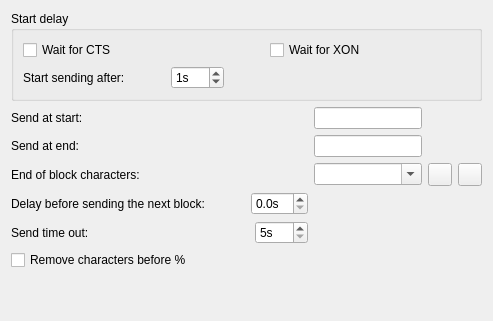
     <widget class="QWidget" name="tab">
      <attribute name="title">
       <string>Options - sending</string>
      </attribute>
      <layout class="QGridLayout" name="gridLayout_12">
       <item row="1" column="1">
        <layout class="QGridLayout" name="gridLayout_16">
         <item row="1" column="1">
          <widget class="QLabel" name="label_9">
           <property name="text">
            <string>Send at start:</string>
           </property>
          </widget>
         </item>
         <item row="2" column="2">
          <widget class="QLineEdit" name="eotInput">
           <property name="toolTip">
            <string>&lt;html&gt;&lt;head/&gt;&lt;body&gt;&lt;p&gt;These characters will be added at the end of the program.&lt;/p&gt;&lt;p&gt;You can write here:&lt;/p&gt;&lt;p&gt;	Plain text&lt;/p&gt;&lt;p&gt;AND/OR&lt;/p&gt;&lt;p&gt;	Hex codes of ASCII characters.&lt;/p&gt;&lt;p&gt;	Example: &lt;/p&gt;&lt;p&gt;	% 0x0A 0x0D - % and new line characters&lt;/p&gt;&lt;p&gt;	0x20 0x0A 0x0D - space character and new line characters&lt;/p&gt;&lt;p&gt;	Space and control characters can only be written as hex numbers:&lt;/p&gt;&lt;p&gt;	0x20 (space), 0x13 (XOFF), 0x11 (XON) ...&lt;/p&gt;&lt;p&gt;AND/OR&lt;/p&gt;&lt;p&gt;	Special characters codes can be used:&lt;/p&gt;&lt;p&gt;	LF - Line Feed also Carrige Return (replaced later by end of block characters)&lt;/p&gt;&lt;p&gt;	SP - Space&lt;/p&gt;&lt;p&gt;	TAB - Tabulation&lt;/p&gt;&lt;p&gt;	FN - File name&lt;/p&gt;&lt;p&gt;	FE - File name Extension (part after dot)&lt;/p&gt;&lt;p&gt;	FA - File name extension Appended at end of file name (part after _ character and before dot)&lt;/p&gt;&lt;/body&gt;&lt;/html&gt;</string>
           </property>
           <property name="maxLength">
            <number>128</number>
           </property>
           <property name="clearButtonEnabled">
            <bool>true</bool>
           </property>
          </widget>
         </item>
         <item row="1" column="2">
          <widget class="QLineEdit" name="stInput">
           <property name="sizePolicy">
            <sizepolicy hsizetype="Expanding" vsizetype="Minimum">
             <horstretch>0</horstretch>
             <verstretch>0</verstretch>
            </sizepolicy>
           </property>
           <property name="toolTip">
            <string>&lt;html&gt;&lt;head/&gt;&lt;body&gt;&lt;p&gt;These characters will be added at the beginning of the program. &lt;/p&gt;&lt;p&gt;You can write here:&lt;/p&gt;&lt;p&gt;	Plain text&lt;/p&gt;&lt;p&gt;AND/OR&lt;/p&gt;&lt;p&gt;	Hex codes of ASCII characters.&lt;/p&gt;&lt;p&gt;	Example: &lt;/p&gt;&lt;p&gt;	% 0x0A 0x0D - % and new line characters&lt;/p&gt;&lt;p&gt;	0x20 0x0A 0x0D - space character and new line characters&lt;/p&gt;&lt;p&gt;	Space and control characters can only be written as hex numbers:&lt;/p&gt;&lt;p&gt;	0x20 (space), 0x13 (XOFF), 0x11 (XON) ...&lt;/p&gt;&lt;p&gt;AND/OR&lt;/p&gt;&lt;p&gt;	Special characters codes can be used:&lt;/p&gt;&lt;p&gt;	LF - Line Feed also Carrige Return (replaced later by end of block characters)&lt;/p&gt;&lt;p&gt;	SP - Space&lt;/p&gt;&lt;p&gt;	TAB - Tabulation&lt;/p&gt;&lt;p&gt;	FN - File name&lt;/p&gt;&lt;p&gt;	FE - File name Extension (part after dot)&lt;/p&gt;&lt;p&gt;	FA - File name extension Appended at end of file name (part after _ character and before dot)&lt;/p&gt;&lt;/body&gt;&lt;/html&gt;</string>
           </property>
           <property name="maxLength">
            <number>128</number>
           </property>
           <property name="clearButtonEnabled">
            <bool>true</bool>
           </property>
          </widget>
         </item>
         <item row="2" column="1">
          <widget class="QLabel" name="label_3">
           <property name="text">
            <string>Send at end:</string>
           </property>
          </widget>
         </item>
         <item row="3" column="4">
          <widget class="QToolButton" name="deleteEobCharButton">
           <property name="toolTip">
            <string>Delete from the list</string>
           </property>
           <property name="icon">
            <iconset resource="application.qrc">
             <normaloff>:/images/list-remove.png</normaloff>:/images/list-remove.png</iconset>
           </property>
          </widget>
         </item>
         <item row="3" column="1">
          <widget class="QLabel" name="label_13">
           <property name="text">
            <string>End of block characters:</string>
           </property>
          </widget>
         </item>
         <item row="3" column="3">
          <widget class="QToolButton" name="addEobCharButton">
           <property name="toolTip">
            <string>Add to the list</string>
           </property>
           <property name="icon">
            <iconset resource="application.qrc">
             <normaloff>:/images/add.png</normaloff>:/images/add.png</iconset>
           </property>
          </widget>
         </item>
         <item row="3" column="2">
          <widget class="QComboBox" name="eobComboBox">
           <property name="toolTip">
            <string>Line (block) endings charcters.
Only uppercase LF, CR character are allowed.</string>
           </property>
           <property name="editable">
            <bool>true</bool>
           </property>
           <property name="maxCount">
            <number>16</number>
           </property>
           <property name="minimumContentsLength">
            <number>4</number>
           </property>
          </widget>
         </item>
         <item row="5" column="1">
          <layout class="QHBoxLayout" name="horizontalLayout_9">
           <item>
            <widget class="QLabel" name="label_4">
             <property name="enabled">
              <bool>true</bool>
             </property>
             <property name="text">
              <string>Delay before sending the next block:</string>
             </property>
            </widget>
           </item>
           <item>
            <spacer name="horizontalSpacer_13">
             <property name="orientation">
              <enum>Qt::Horizontal</enum>
             </property>
             <property name="sizeHint" stdset="0">
              <size>
               <width>40</width>
               <height>20</height>
              </size>
             </property>
            </spacer>
           </item>
           <item>
            <widget class="QDoubleSpinBox" name="delayDoubleSpinBox">
             <property name="toolTip">
              <string/>
             </property>
             <property name="prefix">
              <string/>
             </property>
             <property name="suffix">
              <string>s</string>
             </property>
             <property name="decimals">
              <number>1</number>
             </property>
             <property name="maximum">
              <double>10.000000000000000</double>
             </property>
             <property name="singleStep">
              <double>0.100000000000000</double>
             </property>
            </widget>
           </item>
          </layout>
         </item>
         <item row="8" column="1">
          <widget class="QCheckBox" name="removeBefore">
           <property name="toolTip">
            <string>When sending, discard all characters before %</string>
           </property>
           <property name="text">
            <string>Remove characters before %</string>
           </property>
          </widget>
         </item>
         <item row="7" column="1">
          <layout class="QHBoxLayout" name="horizontalLayout_6">
           <item>
            <widget class="QLabel" name="label_16">
             <property name="text">
              <string>Send time out:</string>
             </property>
            </widget>
           </item>
           <item>
            <spacer name="horizontalSpacer_10">
             <property name="orientation">
              <enum>Qt::Horizontal</enum>
             </property>
             <property name="sizeHint" stdset="0">
              <size>
               <width>40</width>
               <height>20</height>
              </size>
             </property>
            </spacer>
           </item>
           <item>
            <widget class="QSpinBox" name="sendTimeoutSpinBox">
             <property name="suffix">
              <string>s</string>
             </property>
             <property name="minimum">
              <number>5</number>
             </property>
             <property name="maximum">
              <number>100</number>
             </property>
            </widget>
           </item>
          </layout>
         </item>
        </layout>
       </item>
       <item row="3" column="1">
        <spacer name="verticalSpacer_7">
         <property name="orientation">
          <enum>Qt::Vertical</enum>
         </property>
         <property name="sizeHint" stdset="0">
          <size>
           <width>20</width>
           <height>40</height>
          </size>
         </property>
        </spacer>
       </item>
       <item row="0" column="1">
        <widget class="QGroupBox" name="groupBox_7">
         <property name="title">
          <string>Start delay</string>
         </property>
         <layout class="QGridLayout" name="gridLayout_6">
          <item row="2" column="0">
           <layout class="QHBoxLayout" name="horizontalLayout_8">
            <item>
             <widget class="QLabel" name="label_8">
              <property name="text">
               <string>Start sending after:</string>
              </property>
             </widget>
            </item>
            <item>
             <spacer name="horizontalSpacer_7">
              <property name="orientation">
               <enum>Qt::Horizontal</enum>
              </property>
              <property name="sizeType">
               <enum>QSizePolicy::Minimum</enum>
              </property>
              <property name="sizeHint" stdset="0">
               <size>
                <width>40</width>
                <height>20</height>
               </size>
              </property>
             </spacer>
            </item>
            <item>
             <widget class="QSpinBox" name="startDelaySpinBox">
              <property name="toolTip">
               <string>If 0 then waits for XON, if &gt;0 waits for timeout or XON, which one first.
This setting works also with hardware flow control, put 0 to XON or XOFF characters to start trasmission without waiting for XON.
This setting is ignored in serial File Server.</string>
              </property>
              <property name="suffix">
               <string>s</string>
              </property>
              <property name="maximum">
               <number>360</number>
              </property>
              <property name="value">
               <number>1</number>
              </property>
             </widget>
            </item>
            <item>
             <spacer name="horizontalSpacer_6">
              <property name="orientation">
               <enum>Qt::Horizontal</enum>
              </property>
              <property name="sizeType">
               <enum>QSizePolicy::Minimum</enum>
              </property>
              <property name="sizeHint" stdset="0">
               <size>
                <width>40</width>
                <height>20</height>
               </size>
              </property>
             </spacer>
            </item>
           </layout>
          </item>
          <item row="0" column="0">
           <widget class="QCheckBox" name="waitForCtsCheckBox">
            <property name="toolTip">
             <string>Start sending after Clear To Send (CTS) signal </string>
            </property>
            <property name="text">
             <string>Wait for CTS</string>
            </property>
           </widget>
          </item>
          <item row="0" column="1">
           <widget class="QCheckBox" name="waitForXonCheckBox">
            <property name="toolTip">
             <string>Start sending after receiving XON character </string>
            </property>
            <property name="text">
             <string>Wait for XON</string>
            </property>
           </widget>
          </item>
         </layout>
        </widget>
       </item>
      </layout>
     </widget>
